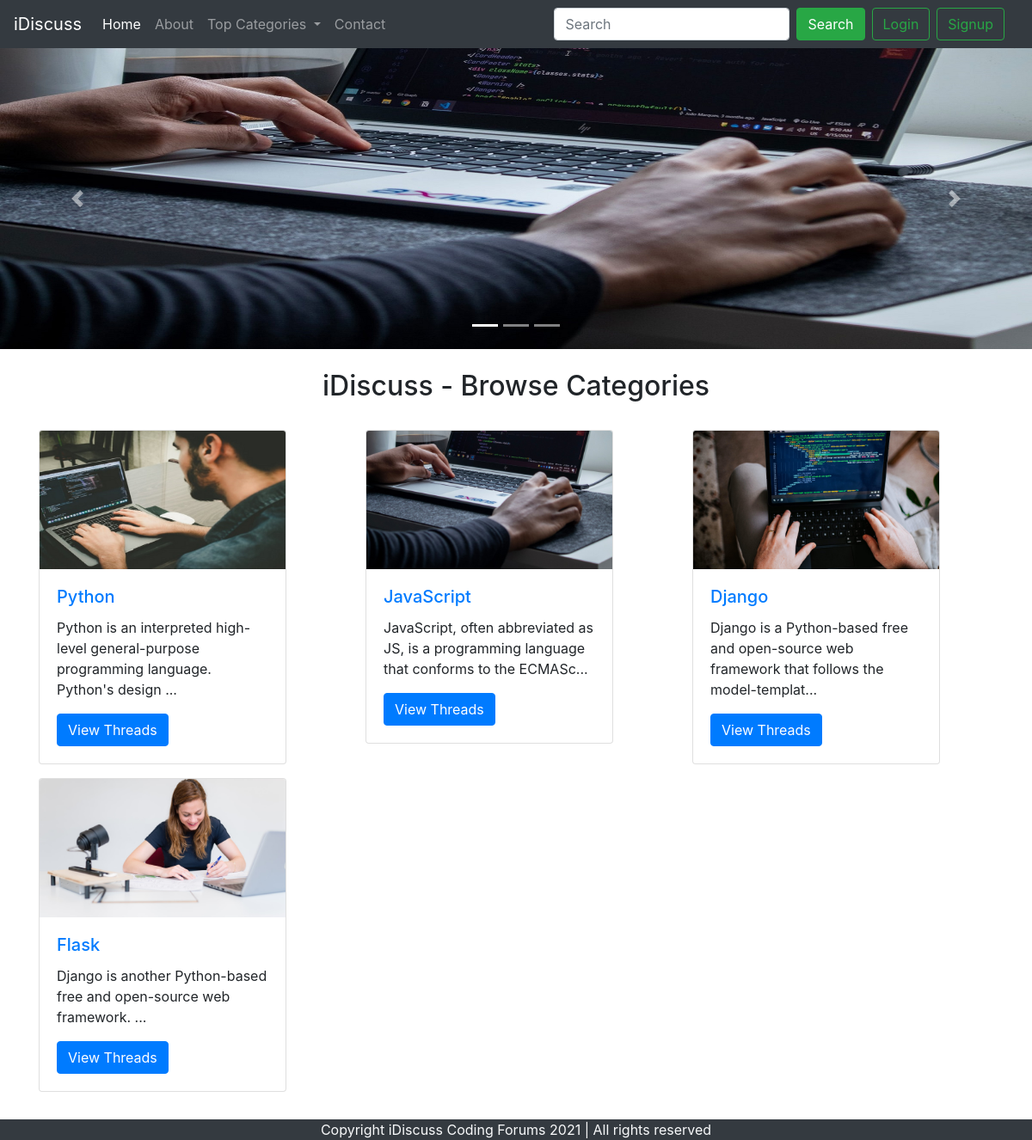
The page / on the database its author committed.
### tables this page shows
CREATE TABLE `categories` (
  `category_id` int(8) NOT NULL,
  `category_name` varchar(255) NOT NULL,
  `category_description` varchar(255) NOT NULL,
  `created` datetime NOT NULL
);

### index.php (the view, shortened to what this page needs)
<!doctype html>
<html lang="en">
<head>
    <link rel="stylesheet" href="https://stackpath.bootstrapcdn.com/bootstrap/4.5.0/css/bootstrap.min.css"
>
</head>
<body>
    <?php include 'partials/_dbconnect.php';?>
    <?php include 'partials/_header.php';?>
    <div id="carouselExampleIndicators" class="carousel slide" data-ride="carousel">
        <ol class="carousel-indicators">
            <li data-target="#carouselExampleIndicators" data-slide-to="0" class="active"></li>
            <li data-target="#carouselExampleIndicators" data-slide-to="1"></li>
            <li data-target="#carouselExampleIndicators" data-slide-to="2"></li>
        </ol>
        <div class="carousel-inner">
            <div class="carousel-item active">
                <img src="img/slider-1.jpg" class="d-block h-50 w-100" alt="...">
            </div>
        </div>
        <a class="carousel-control-prev" href="#carouselExampleIndicators" role="button" data-slide="prev">
            <span class="carousel-control-prev-icon" aria-hidden="true"></span>
        </a>
        <a class="carousel-control-next" href="#carouselExampleIndicators" role="button" data-slide="next">
            <span class="carousel-control-next-icon" aria-hidden="true"></span>
        </a>
    </div>
    <div class="container my-4" id="ques">
        <h2 class="text-center my-4">iDiscuss - Browse Categories</h2>
        <div class="row my-4">
         <?php
         $sql = "SELECT * FROM `categories`";
         $result = mysqli_query($conn, $sql);
         while($row = mysqli_fetch_assoc($result)){
          $id = $row['category_id'];
          $cat = $row['category_name'];
          $desc = $row['category_description'];
          echo '<div class="col-md-4 my-2">
                  <div class="card" style="width: 18rem;">
                      <img src="img/'.$id. '.jpg" class="card-img-top" alt="image for this category">
                      <div class="card-body">
                          <h5 class="card-title"><a href="threadlist.php?catid=' . $id . '">' . $cat . '</a></h5>
                          <p class="card-text">' . substr($desc, 0, 90). '... </p>
                          <a href="threadlist.php?catid=' . $id . '" class="btn btn-primary">View Threads</a>
                      </div>
                  </div>
                </div>';
         }
         ?>
        </div>
    </div>
    <?php include 'partials/_footer.php';?>
</body>
</html>

### _header.php (shortened to what this page needs)
<?php
echo '<nav class="navbar navbar-expand-lg navbar-dark bg-dark">
<a class="navbar-brand" href="/forum">iDiscuss</a>
<button class="navbar-toggler" type="button" data-toggle="collapse" data-target="#navbarSupportedContent" aria-controls="navbarSupportedContent" aria-expanded="false" aria-label="Toggle navigation">
  <span class="navbar-toggler-icon"></span>
</button>
<div class="collapse navbar-collapse" id="navbarSupportedContent">
  <ul class="navbar-nav mr-auto">
    <li class="nav-item active">
      <a class="nav-link" href="/forum">Home <span class="sr-only">(current)</span></a>
    </li>
    <li class="nav-item">
      <a class="nav-link" href="about.php">About</a>
    </li>
    <li class="nav-item dropdown">
      <a class="nav-link dropdown-toggle" href="#" id="navbarDropdown" role="button" data-toggle="dropdown" aria-haspopup="true" aria-expanded="false">
        Top Categories
      </a>
      <div class="dropdown-menu" aria-labelledby="navbarDropdown">';
      echo '</div>
    </li>
    <li class="nav-item">
      <a class="nav-link" href="contact.php" >Contact</a>
    </li>
  </ul>
  <div class="row mx-2">';
if(isset($_SESSION['loggedin']) && $_SESSION['loggedin']==true){
  echo '<form class="form-inline my-2 my-lg-0" method="get" action="search.php">
    <input class="form-control mr-sm-2" name="search" type="search" actiion="search.php" placeholder="Search" aria-label="Search">
    <button class="btn btn-success my-2 my-sm-0" type="submit">Search</button>
      <p class="text-light my-0 mx-2">Welcome '. $_SESSION['useremail']. ' </p>
      <a href="partials/_logout.php" class="btn btn-outline-success ml-2">Logout</a>
      </form>';
}
else{
  echo '<form class="form-inline my-2 my-lg-0">
    <input class="form-control mr-sm-2" type="search" placeholder="Search" aria-label="Search">
    <button class="btn btn-success my-2 my-sm-0" type="submit">Search</button>
    </form>
    <button class="btn btn-outline-success ml-2" data-toggle="modal" data-target="#loginModal">Login</button>
    <button class="btn btn-outline-success mx-2" data-toggle="modal" data-target="#signupModal">Signup</button>';
  }
  echo '</div>
      </div>
      </nav>';
?>

### _footer.php
<div class="container-fluid bg-dark text-light">
<P class="text-center mb-0">Copyright iDiscuss Coding Forums 2021 | All rights reserved</p>
</div>

### index.php (style rules this page uses)
#ques { min-height: 433px; }

### rows shown on the page
categories: shows a picture, category_name "Python", category_description "Python is an interpreted high-level general-purpose programming language. Python's design"
categories: shows a picture, category_name "JavaScript", category_description "JavaScript, often abbreviated as JS, is a programming language that conforms to the ECMASc"
categories: shows a picture, category_name "Django", category_description "Django is a Python-based free and open-source web framework that follows the model-templat"
categories: shows a picture, category_name "Flask", category_description "Django is another Python-based free and open-source web framework."
